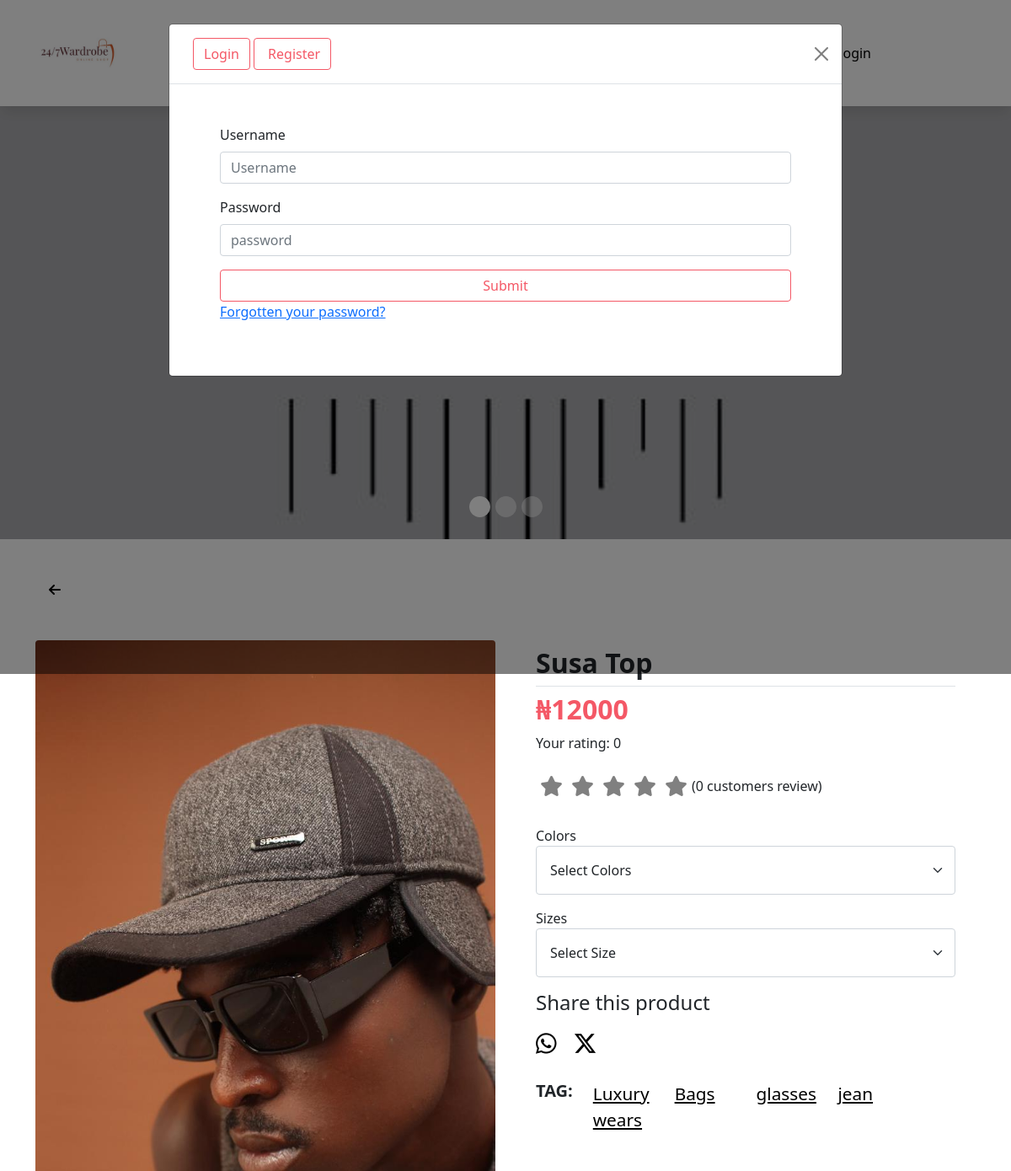
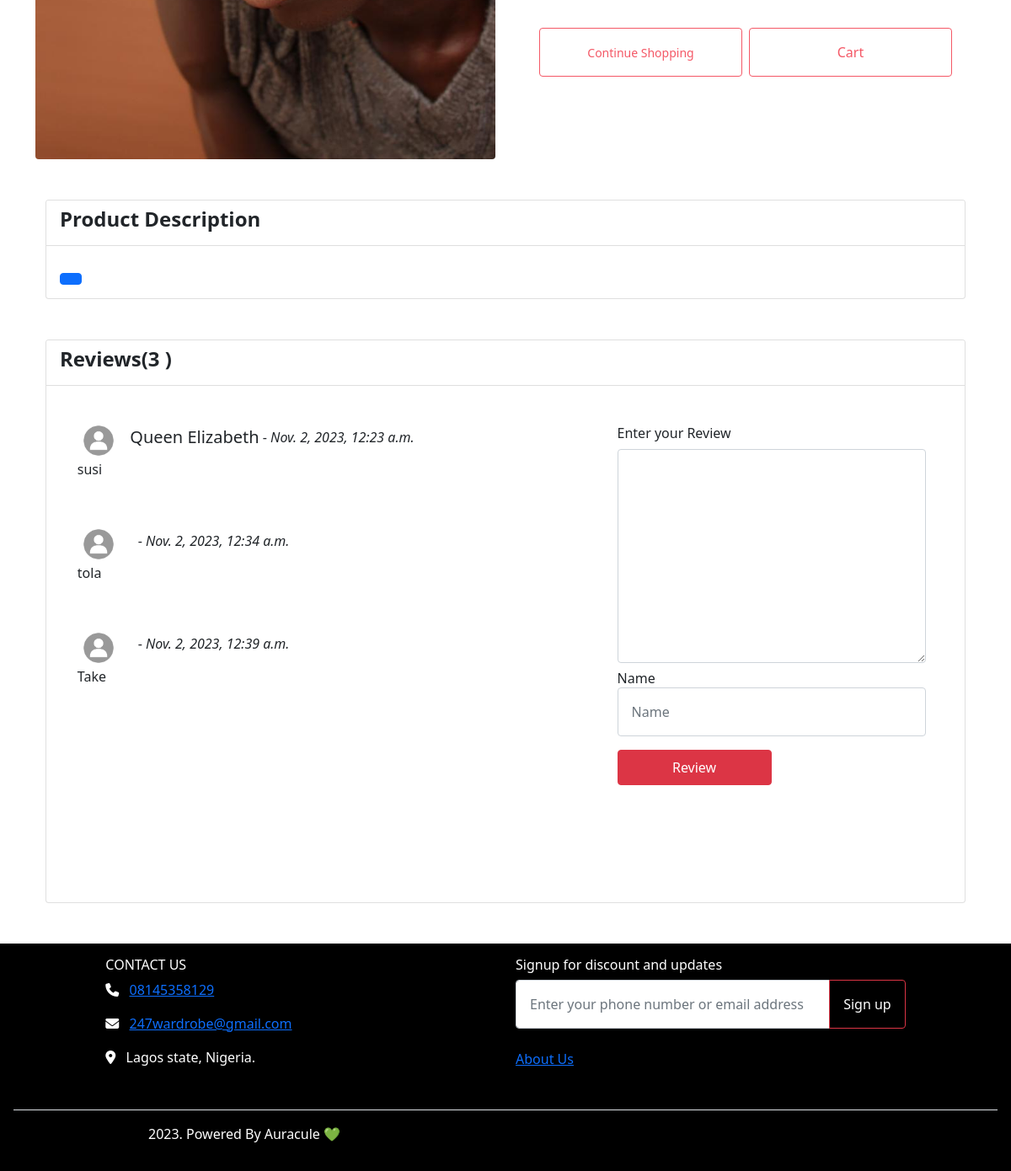
The page /product_details/susa_top/ on the database its author committed (2 pictures, top to bottom).
### home/models.py (models this page shows, shortened)
class Product(models.Model):
    category = models.ForeignKey(Category, on_delete=models.CASCADE)
    name = models.CharField(max_length=100)
    slug = models.SlugField(default="")
    stockImg = models.ImageField(upload_to = "Product", default="product.jpg")
    stockPrice = models.IntegerField()
    discountedPrice = models.FloatField(null=True, blank=True)
    stockQuantity = models.IntegerField()
    maxQuantity = models.IntegerField(null=True, blank=True)
    minQuantity = models.IntegerField(null=True, blank=True)
    shortDescription = models.TextField(null=True, blank=True)
    longDescription = models.TextField(null=True, blank=True)
    uploaded = models.DateField(auto_now=True)

class Reviews(models.Model):
    product = models.ForeignKey(Product, on_delete=models.CASCADE, related_name='reviews')
    user = models.ForeignKey(User, on_delete=models.CASCADE,related_name='reviews', null=True, blank=True)
    pix = models.ImageField(upload_to='Reviews', default="default_icon.jpg")
    body = models.TextField()
    created = models.DateTimeField(auto_now_add=True)

### home/views.py (the view, shortened to what this page needs)
# urls.py: path('product_details/<slug:slug>/', views.product_details, name="product_details"),
def product_details(request, slug):
    profile = Profile.objects.filter(user__username=request.user.username)
    product = get_object_or_404(Product.objects.annotate(num_reviews = Count('reviews')), slug=slug)
    form = ReviewsForm()
    context = {
        'product':product,
        'form': form,
        'profile': profile,
    }
    return render(request, "details.html", context)

### home/forms.py
class ReviewsForm(forms.ModelForm):
    class Meta:
        model = Reviews
        fields = '__all__'
        exclude = ['user', 'product', 'active']

### home/context_processors.py (called while the page is built)
def profile(request):
    user = request.user
    profile = None
    if user.is_authenticated:
        try:
            profile = Profile.objects.get(user=user)
        except Profile.DoesNotExist:
            profile = None
    return {
        'user': user,
        'profile': profile,
    }

def cartcount(request):
    reading = Shopcart.objects.filter(user__username= request.user.username, paid=False)
    cartcount = 0
    for item in reading:
        cartcount += item.quantity
    context ={
        'cartcount':cartcount,
    }
    return context

def category(request):
    category = Category.objects.all()
    context = {
        'category': category
    }
    return context

def shopcart(request):
    trolley = Shopcart.objects.filter(user__username=request.user.username)
    context ={
        'trolley':trolley,
    }
    return context

### home/templates/details.html (shortened to what this page needs)
{% extends "base.html" %}
{% load static %}
 {% block navbar %}
    {% include 'navbar.html' %}
 {% endblock navbar %}
 {% block content %}
 <div class="container mt-5 mb-5">
    <div class="mt-5 mb-5 seeze d-none d-md-block">
      <a href="/"><i class="fa-solid fa-arrow-left"></i></a>
    </div>
    <div class="row justify-content-center gy-4">
      <div class="col-12 col-md-10 col-lg-6">
        <img
          src="{{product.stockImg.url}}"
          class="w-100 rounded"
          alt=""
        />
      </div>
      <div class="col-12 col-md-10 col-lg-6">
        <div class="container">
          <div class="mt-2 mb-2 border-bottom">
            <h2><b>{{product.name}}</b></h2>
          </div>
          <div class="mt-2 mb-2">
            <h2 class="duo"><b>₦{{product.stockPrice}}</b></h2>
          </div>
          <p>Your rating: <span id="selected-rating">0</span></p>
          <div class="d-flex mb-4 align-items-center rating" id="rating">
            <span class="star" data-value="1"
              ><i class="fa-solid fa-star"></i
            ></span>
            <span class="star" data-value="2"
              ><i class="fa-solid fa-star"></i
            ></span>
            <span class="star" data-value="3"
              ><i class="fa-solid fa-star"></i
            ></span>
            <span class="star" data-value="4"
              ><i class="fa-solid fa-star"></i
            ></span>
            <span class="star" data-value="5"
              ><i class="fa-solid fa-star"></i
            ></span>
            <span>(0 customers review)</span>
          </div>
          <div class="cform">
            <form action="{% url 'shopcart' product.id %}" method="POST">
              <div class="mb-3">
                <label for="">Colors</label>
                <select
                  class="form-select"
                  aria-label="Default select example"
                  name="color"
                >
                  <option selected>Select Colors</option>
                </select>
              </div>
              <div class="mb-3">
                <label for="">Sizes</label>
                <select
                  class="form-select"
                  aria-label="Default select example"
                  name="size"
                >
                  <option selected>Select Size</option>
                </select>
              </div>
          </div>
          <div class="mb-4 games">
            <h4 class="pb-1">Share this product</h4>
            <div class="d-flex">
              <span class="pe-1 fs-3"
                ><a href="" id="whatsapp-button"
                  ><i class="fa-brands fa-whatsapp"></i></a
              ></span>
              <span class="ps-3 fs-3"
                ><a href="" id="twitter-button"
                  ><i class="fa-brands fa-x-twitter"></i></a
              ></span>
            </div>
          </div>
          <div class="d-flex gamer">
            <h5 class="pe-4"><b>TAG:</b></h5>
            <div class="row gy-3">
              <div class="col-7 col-md-3"><a href="">Luxury wears</a></div>
              <div class="col-3"><a href="">Bags</a></div>
              <div class="col-3"><a href="">glasses</a></div>
              <div class="col-3"><a href="">jean</a></div>
            </div>
          </div>
          <div class="d-flex btn-box">
            <a href="{% url 'index' %}" class="btn w-100 p-2 p-md-3 mt-5 m-1 yolo"
              ><small>Continue Shopping</small></a
            >
            <button type="submit" class="btn w-100 p-2 p-md-3 mt-5 m-1 yolo">
              Cart
            </button>
          </div>
        </div>
      </div>
    </div>
    <div class="container mt-5 mb-5">
      <div class="card">
        <div class="card-header godoffire">
          <h4><b>Product Description</b></h4>
        </div>
        <div class="card-body">
          <a href="#" class="btn btn-primary"></a>
        </div>
      </div>
    </div>
    <div class="container mt-5 mb-5">
      <div class="card">
        <div class="card-header godoffire">
          <h4><b>Reviews({{ product.num_reviews }} )</b></h4>
        </div>
        <div class="card-body">
           <div class="row justify-content-center">
            <div class="col-12 col-md-7">
              <div class="scroll1">
                {% for review in product.reviews.all %}
                  <div class="mt-1 bebb">
                    <div class="text-center align-items-center d-flex">
                      {% if user.is_authenticated %}
                        <img src="{{ review.user.profile.pix.url }}" class="hego1" alt="" style="width: 50px; height: 50px; border-radius: 50%;">&nbsp; &nbsp;
                      {% else %}
                        <img src="{% static '' %}img/default_icon.jpg" class="hego1" alt="" style="width: 50px; height: 50px; border-radius: 50%;">&nbsp; &nbsp;
                      {% endif %}
                      <h5>{{ review.user.first_name }}&nbsp;{{ review.user.last_name }}</h5>&nbsp;<h6>- <em>{{review.created}}</em></h6>
                    </div>
                    <div class="suki">
                        <h6>{{review.body}}</h6>
                    </div>
                  </div>
                {% endfor %}
              </div>
            </div>
            <div class="col-12 col-md-5">
              <div class="cform">
                <div class="ccform">
                  <form action="{% url 'product_details' product.slug %}" method="POST">
                      <div class="mb-3">
                        <label for="" class="pt-2 pb-3">Enter your Review</label>
                        <textarea name="body" id="" class="form-control" cols="30" rows="10"></textarea>
                      </div>
                      <div class="mb-3">
                        <label for="exampleInputText1" class="form-label">Name</label>
                        <input type="text" name="user" value="{{user.username}}" class="form-control" placeholder="Name" id="exampleInputText1" aria-describedby="emailHelp">
                      </div>
                      <div class="mb-3">
                        <button type="submit" class="btn btn-danger w-50 p-2">Review</button>
                      </div>
                  </form>
                </div>
              </div>
            </div>
          </div>
        </div>
      </div>
    </div>
  </div>
 {% endblock content %}
 {% block footer %}
    {% include 'footer.html' %}
 {% endblock footer %}
 {% block signup_signin %}
    {% include 'signin_signup.html' %}
 {% endblock signup_signin %}

### home/static/css/styles.css (style rules this page uses)
.card-body { line-height: 5px; }
.cform form select { padding: 1rem; outline: none; box-shadow: none; width: 100%; }
.duo { color: #F45866; }
.yolo { color: #F45866; background-color: #fff; border: 1px solid #F45866; }
.godoffire { background-color: #fff; }
.gamer a { color: black; font-size: 1.3rem; }
.games a { color: black; }
.seeze a { background: #fff; color: black; height: 60px; width: 60px; border-radius: 50%; padding: 1rem; }
.star { cursor: pointer; font-size: 24px; margin: 5px; color: gray; }
.btn-box { text-align: center; width: 100%; margin: 30px auto; }
.scroll1 { overflow-y: scroll; height: 36rem; width: 100%; background-color: transparent; margin: 0 0 5px 0; }
.bebb { background: white; padding: 1.3rem; border-radius: 20px; }
.hego1 { width: 50px; height: 50px; border-radius: 50%!important; }
.ccform form input { padding: 1rem; }
.cform { background: white; }
.ccform { padding: 1.9rem; }
.ccform form { width: 100%; }
.suki h6 { font-weight: 400; }

### rows shown on the page
Product: stockImg (picture), name "Susa Top", stockPrice "12000", num_reviews "3"
Reviews: user.first_name "Queen", user.last_name "Elizabeth", created "Nov. 2, 2023, 12:23 a.m.", body "susi"
Reviews: created "Nov. 2, 2023, 12:34 a.m.", body "tola"
Reviews: created "Nov. 2, 2023, 12:39 a.m.", body "Take"
